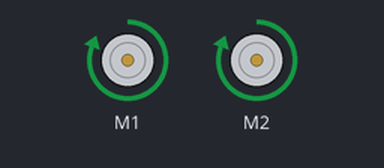
Recording of a sketch running on a simulated Arduino Uno, built with avr-gcc and run on an emulated ATmega328P. Parts: 2 × DC motor (green arrow = forward, orange = backward, longer = faster).

Above: at 0.1 s.
Timing chart, 0 to 1.6 s (numbered marks = the images above):
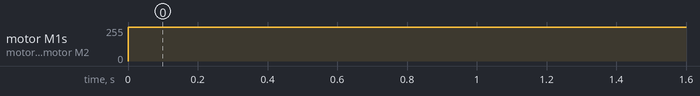

The sketch:

y.ino
```cpp
#include <AFMotor.h>
AF_DCMotor leftMotor(1, MOTOR12_64KHZ);
AF_DCMotor rightMotor(2, MOTOR12_64KHZ);

void setup() {
  // put your setup code here, to run once:
  leftMotor.setSpeed(255);
  rightMotor.setSpeed(255);
}

void loop() {
  // put your main code here, to run repeatedly:

 leftMotor.run(FORWARD);
 rightMotor.run(FORWARD);
}

// leftMotor.run(BACKWARD);
 // leftMotor.run(FORWARD);
 // leftMotor.run(RELEASE);
 // rightMotor.run(BACKWARD);
 // rightMotor.run(RELEASE);
 // rightMotor.run(FORWARD);
```

Measured:
- by itself, motor M1, motor M2: stopped → forward 255/255 at 0.00 s
